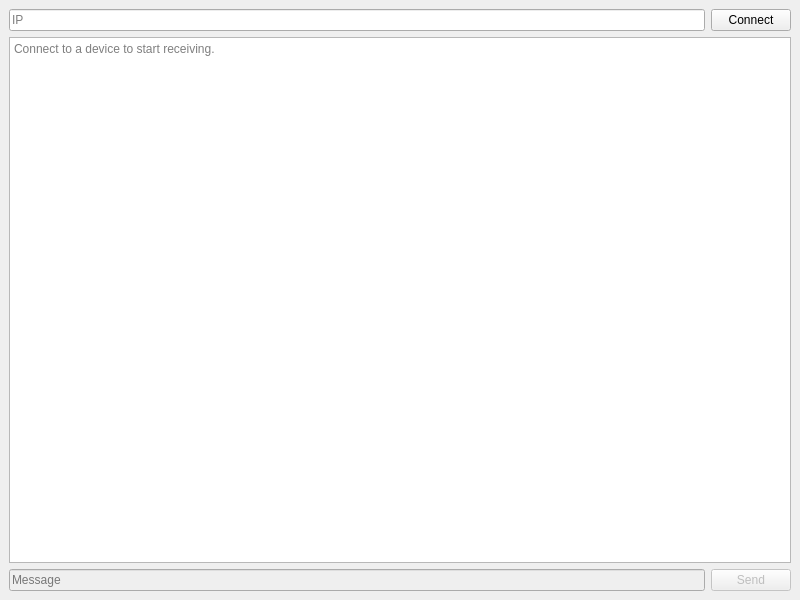
<?xml version="1.0" encoding="UTF-8"?>
<ui version="4.0">
 <class>MainWindow</class>
 <widget class="QMainWindow" name="MainWindow">
  <property name="geometry">
   <rect>
    <x>0</x>
    <y>0</y>
    <width>800</width>
    <height>600</height>
   </rect>
  </property>
  <property name="minimumSize">
   <size>
    <width>800</width>
    <height>600</height>
   </size>
  </property>
  <property name="windowTitle">
   <string>Stranded In Space</string>
  </property>
  <widget class="QWidget" name="centralwidget">
   <layout class="QVBoxLayout" name="verticalLayout">
    <item>
     <layout class="QHBoxLayout" name="horizontalLayout">
      <item>
       <widget class="QLineEdit" name="ipText">
        <property name="inputMethodHints">
         <set>Qt::ImhUrlCharactersOnly</set>
        </property>
        <property name="placeholderText">
         <string>IP</string>
        </property>
       </widget>
      </item>
      <item>
       <widget class="QPushButton" name="connectButton">
        <property name="enabled">
         <bool>true</bool>
        </property>
        <property name="text">
         <string>Connect</string>
        </property>
        <property name="checkable">
         <bool>false</bool>
        </property>
        <property name="checked">
         <bool>false</bool>
        </property>
        <property name="default">
         <bool>false</bool>
        </property>
        <property name="flat">
         <bool>false</bool>
        </property>
       </widget>
      </item>
     </layout>
    </item>
    <item>
     <layout class="QHBoxLayout" name="graph"/>
    </item>
    <item>
     <widget class="QPlainTextEdit" name="textLog">
      <property name="readOnly">
       <bool>true</bool>
      </property>
      <property name="placeholderText">
       <string>Connect to a device to start receiving.</string>
      </property>
     </widget>
    </item>
    <item>
     <layout class="QHBoxLayout" name="horizontalLayout_2">
      <item>
       <widget class="QLineEdit" name="messageText">
        <property name="enabled">
         <bool>false</bool>
        </property>
        <property name="text">
         <string/>
        </property>
        <property name="placeholderText">
         <string>Message</string>
        </property>
        <property name="clearButtonEnabled">
         <bool>true</bool>
        </property>
       </widget>
      </item>
      <item>
       <widget class="QPushButton" name="sendButton">
        <property name="enabled">
         <bool>false</bool>
        </property>
        <property name="text">
         <string>Send</string>
        </property>
       </widget>
      </item>
     </layout>
    </item>
   </layout>
  </widget>
 </widget>
 <resources/>
 <connections/>
</ui>
